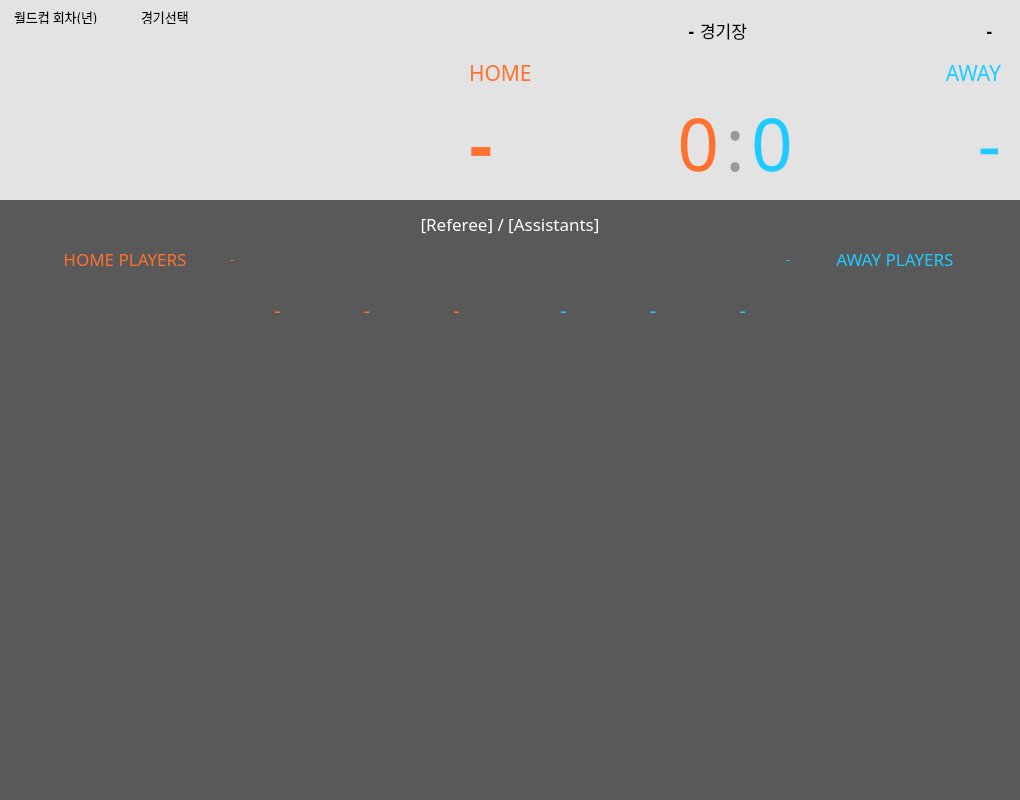
<?xml version="1.0" encoding="UTF-8"?>
<ui version="4.0">
 <class>MainWindow</class>
 <widget class="QMainWindow" name="MainWindow">
  <property name="geometry">
   <rect>
    <x>0</x>
    <y>0</y>
    <width>1020</width>
    <height>800</height>
   </rect>
  </property>
  <property name="minimumSize">
   <size>
    <width>0</width>
    <height>800</height>
   </size>
  </property>
  <property name="maximumSize">
   <size>
    <width>16777215</width>
    <height>16777215</height>
   </size>
  </property>
  <property name="windowTitle">
   <string>MainWindow</string>
  </property>
  <property name="styleSheet">
   <string notr="true">border:none;
background-color: none;</string>
  </property>
  <widget class="QWidget" name="centralwidget">
   <property name="styleSheet">
    <string notr="true">QScrollBar:vertical{
	border:none;
	background: rgba(255, 255, 255, 0);
	width: 10px;
	margin: 0px 0 0px 0;
	border-radius: 0px;
}

QScrollBar::handle:vertical{
	background-color: rgba(200, 200, 200, 200);
	min-height: 30px;
	border-radius: 5px;
}
QScrollBar::handle:vertical:hover{
	background-color: rgba(150, 150, 150, 200);
}
QScrollBar::handle:vertical:pressed{
	background-color: rgba(100, 100, 100, 200);
}

QScrollBar::sub-line:vertical{
	border:none;
	background-color: none;
}

QScrollBar::add-line:vertical{
	border:none;
	background-color: none;
}

QScrollBar::up-arrow:vertical, QScrollBar::down-arrow:vertical{
	background: none;
}

QScrollBar::add-page:vertical, QScrollBar::sub-page:vertical{
	background: none;
}</string>
   </property>
   <layout class="QVBoxLayout" name="verticalLayout">
    <property name="spacing">
     <number>0</number>
    </property>
    <property name="leftMargin">
     <number>0</number>
    </property>
    <property name="topMargin">
     <number>0</number>
    </property>
    <property name="rightMargin">
     <number>0</number>
    </property>
    <property name="bottomMargin">
     <number>0</number>
    </property>
    <item>
     <widget class="QFrame" name="frame">
      <property name="minimumSize">
       <size>
        <width>0</width>
        <height>200</height>
       </size>
      </property>
      <property name="maximumSize">
       <size>
        <width>16777215</width>
        <height>200</height>
       </size>
      </property>
      <property name="styleSheet">
       <string notr="true">background-color: rgb(227, 227, 227);</string>
      </property>
      <property name="frameShape">
       <enum>QFrame::StyledPanel</enum>
      </property>
      <property name="frameShadow">
       <enum>QFrame::Raised</enum>
      </property>
      <layout class="QHBoxLayout" name="horizontalLayout">
       <property name="spacing">
        <number>0</number>
       </property>
       <property name="leftMargin">
        <number>0</number>
       </property>
       <property name="topMargin">
        <number>0</number>
       </property>
       <property name="rightMargin">
        <number>0</number>
       </property>
       <property name="bottomMargin">
        <number>0</number>
       </property>
       <item>
        <widget class="QFrame" name="frame_20">
         <property name="frameShape">
          <enum>QFrame::StyledPanel</enum>
         </property>
         <property name="frameShadow">
          <enum>QFrame::Raised</enum>
         </property>
        </widget>
       </item>
       <item>
        <widget class="QFrame" name="frame_7">
         <property name="maximumSize">
          <size>
           <width>440</width>
           <height>16777215</height>
          </size>
         </property>
         <property name="frameShape">
          <enum>QFrame::StyledPanel</enum>
         </property>
         <property name="frameShadow">
          <enum>QFrame::Raised</enum>
         </property>
         <layout class="QGridLayout" name="gridLayout_2">
          <property name="leftMargin">
           <number>0</number>
          </property>
          <property name="rightMargin">
           <number>0</number>
          </property>
          <property name="horizontalSpacing">
           <number>0</number>
          </property>
          <property name="verticalSpacing">
           <number>10</number>
          </property>
          <item row="0" column="1">
           <widget class="QLabel" name="label_2">
            <property name="minimumSize">
             <size>
              <width>0</width>
              <height>15</height>
             </size>
            </property>
            <property name="font">
             <font>
              <family>나눔스퀘어_ac Light</family>
              <pointsize>10</pointsize>
             </font>
            </property>
            <property name="text">
             <string>월드컵 회차(년)</string>
            </property>
            <property name="indent">
             <number>4</number>
            </property>
           </widget>
          </item>
          <item row="0" column="2">
           <widget class="QLabel" name="label_4">
            <property name="minimumSize">
             <size>
              <width>0</width>
              <height>15</height>
             </size>
            </property>
            <property name="font">
             <font>
              <family>나눔스퀘어_ac Light</family>
              <pointsize>10</pointsize>
             </font>
            </property>
            <property name="text">
             <string>경기선택</string>
            </property>
            <property name="indent">
             <number>1</number>
            </property>
           </widget>
          </item>
          <item row="1" column="1">
           <widget class="QListWidget" name="listWidget">
            <property name="minimumSize">
             <size>
              <width>130</width>
              <height>0</height>
             </size>
            </property>
            <property name="maximumSize">
             <size>
              <width>130</width>
              <height>16777215</height>
             </size>
            </property>
            <property name="font">
             <font>
              <family>나눔스퀘어_ac ExtraBold</family>
              <pointsize>20</pointsize>
             </font>
            </property>
            <property name="horizontalScrollBarPolicy">
             <enum>Qt::ScrollBarAlwaysOff</enum>
            </property>
            <property name="spacing">
             <number>3</number>
            </property>
           </widget>
          </item>
          <item row="1" column="2">
           <widget class="QListWidget" name="listWidget_2">
            <property name="minimumSize">
             <size>
              <width>300</width>
              <height>0</height>
             </size>
            </property>
            <property name="maximumSize">
             <size>
              <width>400</width>
              <height>16777215</height>
             </size>
            </property>
            <property name="font">
             <font>
              <family>나눔스퀘어_ac</family>
              <pointsize>10</pointsize>
             </font>
            </property>
            <property name="horizontalScrollBarPolicy">
             <enum>Qt::ScrollBarAlwaysOff</enum>
            </property>
            <property name="spacing">
             <number>3</number>
            </property>
           </widget>
          </item>
          <item row="1" column="0">
           <widget class="QFrame" name="frame_14">
            <property name="frameShape">
             <enum>QFrame::StyledPanel</enum>
            </property>
            <property name="frameShadow">
             <enum>QFrame::Raised</enum>
            </property>
           </widget>
          </item>
         </layout>
        </widget>
       </item>
       <item>
        <widget class="QFrame" name="frame_21">
         <property name="frameShape">
          <enum>QFrame::StyledPanel</enum>
         </property>
         <property name="frameShadow">
          <enum>QFrame::Raised</enum>
         </property>
        </widget>
       </item>
       <item>
        <widget class="QFrame" name="frame_3">
         <property name="minimumSize">
          <size>
           <width>550</width>
           <height>0</height>
          </size>
         </property>
         <property name="maximumSize">
          <size>
           <width>16777215</width>
           <height>16777215</height>
          </size>
         </property>
         <property name="frameShape">
          <enum>QFrame::StyledPanel</enum>
         </property>
         <property name="frameShadow">
          <enum>QFrame::Raised</enum>
         </property>
         <layout class="QGridLayout" name="gridLayout">
          <property name="spacing">
           <number>6</number>
          </property>
          <item row="1" column="3" colspan="2">
           <widget class="QLabel" name="label_6">
            <property name="font">
             <font>
              <family>나눔스퀘어_ac ExtraBold</family>
              <pointsize>16</pointsize>
             </font>
            </property>
            <property name="styleSheet">
             <string notr="true">color: rgb(30, 203, 255);</string>
            </property>
            <property name="text">
             <string>AWAY</string>
            </property>
            <property name="alignment">
             <set>Qt::AlignRight|Qt::AlignTrailing|Qt::AlignVCenter</set>
            </property>
           </widget>
          </item>
          <item row="2" column="3">
           <widget class="QLabel" name="away_goals">
            <property name="font">
             <font>
              <family>나눔스퀘어_ac ExtraBold</family>
              <pointsize>55</pointsize>
             </font>
            </property>
            <property name="styleSheet">
             <string notr="true">color: rgb(30, 203, 255);</string>
            </property>
            <property name="text">
             <string>0</string>
            </property>
           </widget>
          </item>
          <item row="2" column="0">
           <widget class="QLabel" name="home_init">
            <property name="font">
             <font>
              <family>나눔스퀘어_ac ExtraBold</family>
              <pointsize>55</pointsize>
              <weight>75</weight>
              <bold>true</bold>
             </font>
            </property>
            <property name="styleSheet">
             <string notr="true">color: rgb(255, 113, 47);</string>
            </property>
            <property name="text">
             <string>-</string>
            </property>
           </widget>
          </item>
          <item row="2" column="1">
           <widget class="QLabel" name="home_goals">
            <property name="font">
             <font>
              <family>나눔스퀘어_ac ExtraBold</family>
              <pointsize>55</pointsize>
             </font>
            </property>
            <property name="styleSheet">
             <string notr="true">color: rgb(255, 113, 47);</string>
            </property>
            <property name="text">
             <string>0</string>
            </property>
            <property name="alignment">
             <set>Qt::AlignRight|Qt::AlignTrailing|Qt::AlignVCenter</set>
            </property>
           </widget>
          </item>
          <item row="2" column="4">
           <widget class="QLabel" name="away_init">
            <property name="font">
             <font>
              <family>나눔스퀘어_ac ExtraBold</family>
              <pointsize>55</pointsize>
             </font>
            </property>
            <property name="styleSheet">
             <string notr="true">color: rgb(30, 203, 255);</string>
            </property>
            <property name="text">
             <string>-</string>
            </property>
            <property name="alignment">
             <set>Qt::AlignRight|Qt::AlignTrailing|Qt::AlignVCenter</set>
            </property>
           </widget>
          </item>
          <item row="1" column="0" colspan="2">
           <widget class="QLabel" name="label_5">
            <property name="font">
             <font>
              <family>나눔스퀘어_ac ExtraBold</family>
              <pointsize>16</pointsize>
             </font>
            </property>
            <property name="styleSheet">
             <string notr="true">color: rgb(255, 113, 47);</string>
            </property>
            <property name="text">
             <string>HOME</string>
            </property>
           </widget>
          </item>
          <item row="0" column="0" colspan="5">
           <widget class="QFrame" name="frame_5">
            <property name="frameShape">
             <enum>QFrame::StyledPanel</enum>
            </property>
            <property name="frameShadow">
             <enum>QFrame::Raised</enum>
            </property>
            <layout class="QHBoxLayout" name="horizontalLayout_2">
             <item>
              <widget class="QLabel" name="stadium">
               <property name="font">
                <font>
                 <family>나눔스퀘어_ac ExtraBold</family>
                 <pointsize>13</pointsize>
                 <weight>75</weight>
                 <bold>true</bold>
                </font>
               </property>
               <property name="text">
                <string>-</string>
               </property>
               <property name="alignment">
                <set>Qt::AlignRight|Qt::AlignTrailing|Qt::AlignVCenter</set>
               </property>
              </widget>
             </item>
             <item>
              <widget class="QLabel" name="label_3">
               <property name="maximumSize">
                <size>
                 <width>70</width>
                 <height>16777215</height>
                </size>
               </property>
               <property name="font">
                <font>
                 <family>나눔스퀘어_ac Light</family>
                 <pointsize>13</pointsize>
                </font>
               </property>
               <property name="text">
                <string>경기장</string>
               </property>
              </widget>
             </item>
             <item>
              <widget class="QLabel" name="city">
               <property name="font">
                <font>
                 <family>나눔스퀘어_ac ExtraBold</family>
                 <pointsize>13</pointsize>
                 <weight>75</weight>
                 <bold>true</bold>
                </font>
               </property>
               <property name="text">
                <string>-</string>
               </property>
               <property name="alignment">
                <set>Qt::AlignRight|Qt::AlignTrailing|Qt::AlignVCenter</set>
               </property>
              </widget>
             </item>
            </layout>
           </widget>
          </item>
          <item row="2" column="2">
           <widget class="QLabel" name="label">
            <property name="maximumSize">
             <size>
              <width>20</width>
              <height>16777215</height>
             </size>
            </property>
            <property name="font">
             <font>
              <family>나눔스퀘어_ac ExtraBold</family>
              <pointsize>55</pointsize>
             </font>
            </property>
            <property name="styleSheet">
             <string notr="true">color: rgb(153, 153, 153);</string>
            </property>
            <property name="text">
             <string>:</string>
            </property>
            <property name="alignment">
             <set>Qt::AlignCenter</set>
            </property>
           </widget>
          </item>
         </layout>
        </widget>
       </item>
       <item>
        <widget class="QFrame" name="frame_9">
         <property name="frameShape">
          <enum>QFrame::StyledPanel</enum>
         </property>
         <property name="frameShadow">
          <enum>QFrame::Raised</enum>
         </property>
        </widget>
       </item>
      </layout>
     </widget>
    </item>
    <item>
     <widget class="QFrame" name="frame_2">
      <property name="styleSheet">
       <string notr="true">background-color: rgb(89, 89, 89);</string>
      </property>
      <property name="frameShape">
       <enum>QFrame::StyledPanel</enum>
      </property>
      <property name="frameShadow">
       <enum>QFrame::Raised</enum>
      </property>
      <layout class="QVBoxLayout" name="verticalLayout_2">
       <property name="spacing">
        <number>8</number>
       </property>
       <property name="leftMargin">
        <number>0</number>
       </property>
       <property name="topMargin">
        <number>12</number>
       </property>
       <property name="rightMargin">
        <number>0</number>
       </property>
       <property name="bottomMargin">
        <number>19</number>
       </property>
       <item>
        <widget class="QFrame" name="frame_4">
         <property name="maximumSize">
          <size>
           <width>16777215</width>
           <height>40</height>
          </size>
         </property>
         <property name="frameShape">
          <enum>QFrame::StyledPanel</enum>
         </property>
         <property name="frameShadow">
          <enum>QFrame::Raised</enum>
         </property>
         <layout class="QHBoxLayout" name="horizontalLayout_3">
          <property name="spacing">
           <number>0</number>
          </property>
          <property name="leftMargin">
           <number>0</number>
          </property>
          <property name="topMargin">
           <number>0</number>
          </property>
          <property name="rightMargin">
           <number>0</number>
          </property>
          <property name="bottomMargin">
           <number>0</number>
          </property>
          <item>
           <widget class="QLabel" name="referee">
            <property name="font">
             <font>
              <family>나눔스퀘어_ac Light</family>
              <pointsize>13</pointsize>
             </font>
            </property>
            <property name="styleSheet">
             <string notr="true">color: rgb(255, 255, 255);</string>
            </property>
            <property name="text">
             <string>[Referee] / [Assistants]</string>
            </property>
            <property name="alignment">
             <set>Qt::AlignCenter</set>
            </property>
           </widget>
          </item>
         </layout>
        </widget>
       </item>
       <item>
        <widget class="QFrame" name="frame_13">
         <property name="minimumSize">
          <size>
           <width>0</width>
           <height>30</height>
          </size>
         </property>
         <property name="frameShape">
          <enum>QFrame::StyledPanel</enum>
         </property>
         <property name="frameShadow">
          <enum>QFrame::Raised</enum>
         </property>
         <layout class="QHBoxLayout" name="horizontalLayout_5">
          <property name="spacing">
           <number>0</number>
          </property>
          <property name="leftMargin">
           <number>0</number>
          </property>
          <property name="topMargin">
           <number>0</number>
          </property>
          <property name="rightMargin">
           <number>0</number>
          </property>
          <property name="bottomMargin">
           <number>0</number>
          </property>
          <item>
           <widget class="QFrame" name="frame_15">
            <property name="frameShape">
             <enum>QFrame::StyledPanel</enum>
            </property>
            <property name="frameShadow">
             <enum>QFrame::Raised</enum>
            </property>
           </widget>
          </item>
          <item>
           <widget class="QLabel" name="home_name">
            <property name="minimumSize">
             <size>
              <width>210</width>
              <height>0</height>
             </size>
            </property>
            <property name="font">
             <font>
              <family>나눔스퀘어_ac ExtraBold</family>
              <pointsize>13</pointsize>
             </font>
            </property>
            <property name="styleSheet">
             <string notr="true">color: rgb(255, 113, 47);</string>
            </property>
            <property name="text">
             <string>HOME PLAYERS</string>
            </property>
            <property name="alignment">
             <set>Qt::AlignCenter</set>
            </property>
            <property name="indent">
             <number>0</number>
            </property>
           </widget>
          </item>
          <item>
           <widget class="QFrame" name="frame_18">
            <property name="minimumSize">
             <size>
              <width>280</width>
              <height>0</height>
             </size>
            </property>
            <property name="font">
             <font>
              <family>나눔스퀘어_ac Light</family>
              <pointsize>12</pointsize>
             </font>
            </property>
            <property name="frameShape">
             <enum>QFrame::StyledPanel</enum>
            </property>
            <property name="frameShadow">
             <enum>QFrame::Raised</enum>
            </property>
            <layout class="QHBoxLayout" name="horizontalLayout_6">
             <property name="spacing">
              <number>0</number>
             </property>
             <property name="leftMargin">
              <number>0</number>
             </property>
             <property name="topMargin">
              <number>0</number>
             </property>
             <property name="rightMargin">
              <number>0</number>
             </property>
             <property name="bottomMargin">
              <number>0</number>
             </property>
             <item>
              <widget class="QLabel" name="home_coach">
               <property name="font">
                <font>
                 <family>나눔스퀘어_ac Light</family>
                 <pointsize>10</pointsize>
                </font>
               </property>
               <property name="styleSheet">
                <string notr="true">color: rgb(255, 113, 47);</string>
               </property>
               <property name="text">
                <string>-</string>
               </property>
              </widget>
             </item>
            </layout>
           </widget>
          </item>
          <item>
           <widget class="QFrame" name="frame_17">
            <property name="minimumSize">
             <size>
              <width>280</width>
              <height>0</height>
             </size>
            </property>
            <property name="frameShape">
             <enum>QFrame::StyledPanel</enum>
            </property>
            <property name="frameShadow">
             <enum>QFrame::Raised</enum>
            </property>
            <layout class="QHBoxLayout" name="horizontalLayout_7">
             <property name="spacing">
              <number>0</number>
             </property>
             <property name="leftMargin">
              <number>0</number>
             </property>
             <property name="topMargin">
              <number>0</number>
             </property>
             <property name="rightMargin">
              <number>0</number>
             </property>
             <property name="bottomMargin">
              <number>0</number>
             </property>
             <item>
              <widget class="QLabel" name="away_coach">
               <property name="font">
                <font>
                 <family>나눔스퀘어_ac Light</family>
                 <pointsize>10</pointsize>
                </font>
               </property>
               <property name="styleSheet">
                <string notr="true">color: rgb(30, 203, 255);</string>
               </property>
               <property name="text">
                <string>-</string>
               </property>
               <property name="alignment">
                <set>Qt::AlignRight|Qt::AlignTrailing|Qt::AlignVCenter</set>
               </property>
              </widget>
             </item>
            </layout>
           </widget>
          </item>
          <item>
           <widget class="QLabel" name="away_name">
            <property name="minimumSize">
             <size>
              <width>210</width>
              <height>0</height>
             </size>
            </property>
            <property name="font">
             <font>
              <family>나눔스퀘어_ac ExtraBold</family>
              <pointsize>13</pointsize>
             </font>
            </property>
            <property name="styleSheet">
             <string notr="true">color: rgb(30, 203, 255);</string>
            </property>
            <property name="text">
             <string>AWAY PLAYERS</string>
            </property>
            <property name="alignment">
             <set>Qt::AlignCenter</set>
            </property>
           </widget>
          </item>
          <item>
           <widget class="QFrame" name="frame_16">
            <property name="frameShape">
             <enum>QFrame::StyledPanel</enum>
            </property>
            <property name="frameShadow">
             <enum>QFrame::Raised</enum>
            </property>
           </widget>
          </item>
         </layout>
        </widget>
       </item>
       <item>
        <widget class="QFrame" name="frame_6">
         <property name="frameShape">
          <enum>QFrame::StyledPanel</enum>
         </property>
         <property name="frameShadow">
          <enum>QFrame::Raised</enum>
         </property>
         <layout class="QHBoxLayout" name="horizontalLayout_4">
          <property name="spacing">
           <number>6</number>
          </property>
          <property name="leftMargin">
           <number>0</number>
          </property>
          <property name="topMargin">
           <number>0</number>
          </property>
          <property name="rightMargin">
           <number>0</number>
          </property>
          <property name="bottomMargin">
           <number>0</number>
          </property>
          <item>
           <widget class="QFrame" name="frame_8">
            <property name="frameShape">
             <enum>QFrame::StyledPanel</enum>
            </property>
            <property name="frameShadow">
             <enum>QFrame::Raised</enum>
            </property>
           </widget>
          </item>
          <item>
           <widget class="QListWidget" name="home_players">
            <property name="maximumSize">
             <size>
              <width>250</width>
              <height>16777215</height>
             </size>
            </property>
            <property name="font">
             <font>
              <family>나눔스퀘어_ac Light</family>
              <pointsize>13</pointsize>
             </font>
            </property>
            <property name="styleSheet">
             <string notr="true">color: rgb(255, 113, 47);</string>
            </property>
            <property name="horizontalScrollBarPolicy">
             <enum>Qt::ScrollBarAlwaysOff</enum>
            </property>
            <property name="spacing">
             <number>6</number>
            </property>
            <property name="selectionRectVisible">
             <bool>false</bool>
            </property>
           </widget>
          </item>
          <item>
           <widget class="QFrame" name="frame_10">
            <property name="minimumSize">
             <size>
              <width>280</width>
              <height>0</height>
             </size>
            </property>
            <property name="frameShape">
             <enum>QFrame::StyledPanel</enum>
            </property>
            <property name="frameShadow">
             <enum>QFrame::Raised</enum>
            </property>
            <layout class="QVBoxLayout" name="verticalLayout_3">
             <property name="spacing">
              <number>0</number>
             </property>
             <property name="leftMargin">
              <number>0</number>
             </property>
             <property name="topMargin">
              <number>0</number>
             </property>
             <property name="rightMargin">
              <number>0</number>
             </property>
             <property name="bottomMargin">
              <number>0</number>
             </property>
             <item>
              <widget class="QFrame" name="frame_22">
               <property name="maximumSize">
                <size>
                 <width>16777215</width>
                 <height>100</height>
                </size>
               </property>
               <property name="frameShape">
                <enum>QFrame::StyledPanel</enum>
               </property>
               <property name="frameShadow">
                <enum>QFrame::Raised</enum>
               </property>
               <layout class="QGridLayout" name="gridLayout_3">
                <item row="0" column="0">
                 <widget class="QLabel" name="player_no">
                  <property name="font">
                   <font>
                    <family>나눔스퀘어_ac ExtraBold</family>
                    <pointsize>15</pointsize>
                   </font>
                  </property>
                  <property name="styleSheet">
                   <string notr="true">color: rgb(255, 113, 47);</string>
                  </property>
                  <property name="text">
                   <string>-</string>
                  </property>
                  <property name="alignment">
                   <set>Qt::AlignCenter</set>
                  </property>
                 </widget>
                </item>
                <item row="0" column="1">
                 <widget class="QLabel" name="player_pos">
                  <property name="font">
                   <font>
                    <family>나눔스퀘어_ac ExtraBold</family>
                    <pointsize>15</pointsize>
                   </font>
                  </property>
                  <property name="styleSheet">
                   <string notr="true">color: rgb(255, 113, 47);</string>
                  </property>
                  <property name="text">
                   <string>-</string>
                  </property>
                  <property name="alignment">
                   <set>Qt::AlignCenter</set>
                  </property>
                 </widget>
                </item>
                <item row="0" column="2">
                 <widget class="QLabel" name="player_lineup">
                  <property name="font">
                   <font>
                    <family>나눔스퀘어_ac Light</family>
                    <pointsize>15</pointsize>
                   </font>
                  </property>
                  <property name="styleSheet">
                   <string notr="true">color: rgb(255, 113, 47);</string>
                  </property>
                  <property name="text">
                   <string>-</string>
                  </property>
                  <property name="alignment">
                   <set>Qt::AlignCenter</set>
                  </property>
                 </widget>
                </item>
                <item row="1" column="0" colspan="3">
                 <widget class="QLineEdit" name="player_event">
                  <property name="maximumSize">
                   <size>
                    <width>16777215</width>
                    <height>50</height>
                   </size>
                  </property>
                 </widget>
                </item>
               </layout>
              </widget>
             </item>
             <item>
              <widget class="QFrame" name="home_browser">
               <property name="frameShape">
                <enum>QFrame::StyledPanel</enum>
               </property>
               <property name="frameShadow">
                <enum>QFrame::Raised</enum>
               </property>
              </widget>
             </item>
            </layout>
           </widget>
          </item>
          <item>
           <widget class="QFrame" name="frame_11">
            <property name="minimumSize">
             <size>
              <width>280</width>
              <height>0</height>
             </size>
            </property>
            <property name="frameShape">
             <enum>QFrame::StyledPanel</enum>
            </property>
            <property name="frameShadow">
             <enum>QFrame::Raised</enum>
            </property>
            <layout class="QVBoxLayout" name="verticalLayout_4">
             <property name="spacing">
              <number>0</number>
             </property>
             <property name="leftMargin">
              <number>0</number>
             </property>
             <property name="topMargin">
              <number>0</number>
             </property>
             <property name="rightMargin">
              <number>0</number>
             </property>
             <property name="bottomMargin">
              <number>0</number>
             </property>
             <item>
              <widget class="QFrame" name="frame_24">
               <property name="maximumSize">
                <size>
                 <width>16777215</width>
                 <height>100</height>
                </size>
               </property>
               <property name="frameShape">
                <enum>QFrame::StyledPanel</enum>
               </property>
               <property name="frameShadow">
                <enum>QFrame::Raised</enum>
               </property>
               <layout class="QGridLayout" name="gridLayout_4">
                <item row="0" column="0">
                 <widget class="QLabel" name="player_no_2">
                  <property name="font">
                   <font>
                    <family>나눔스퀘어_ac ExtraBold</family>
                    <pointsize>15</pointsize>
                   </font>
                  </property>
                  <property name="styleSheet">
                   <string notr="true">color: rgb(30, 203, 255);</string>
                  </property>
                  <property name="text">
                   <string>-</string>
                  </property>
                  <property name="alignment">
                   <set>Qt::AlignCenter</set>
                  </property>
                 </widget>
                </item>
                <item row="0" column="1">
                 <widget class="QLabel" name="player_pos_2">
                  <property name="font">
                   <font>
                    <family>나눔스퀘어_ac ExtraBold</family>
                    <pointsize>15</pointsize>
                   </font>
                  </property>
                  <property name="styleSheet">
                   <string notr="true">color: rgb(30, 203, 255);</string>
                  </property>
                  <property name="text">
                   <string>-</string>
                  </property>
                  <property name="alignment">
                   <set>Qt::AlignCenter</set>
                  </property>
                 </widget>
                </item>
                <item row="0" column="2">
                 <widget class="QLabel" name="player_lineup_2">
                  <property name="font">
                   <font>
                    <family>나눔스퀘어_ac Light</family>
                    <pointsize>15</pointsize>
                   </font>
                  </property>
                  <property name="styleSheet">
                   <string notr="true">color: rgb(30, 203, 255);</string>
                  </property>
                  <property name="text">
                   <string>-</string>
                  </property>
                  <property name="alignment">
                   <set>Qt::AlignCenter</set>
                  </property>
                 </widget>
                </item>
                <item row="1" column="0" colspan="3">
                 <widget class="QLineEdit" name="player_event_2">
                  <property name="maximumSize">
                   <size>
                    <width>16777215</width>
                    <height>50</height>
                   </size>
                  </property>
                 </widget>
                </item>
               </layout>
              </widget>
             </item>
             <item>
              <widget class="QFrame" name="away_browser">
               <property name="frameShape">
                <enum>QFrame::StyledPanel</enum>
               </property>
               <property name="frameShadow">
                <enum>QFrame::Raised</enum>
               </property>
              </widget>
             </item>
            </layout>
           </widget>
          </item>
          <item>
           <widget class="QListWidget" name="away_players">
            <property name="maximumSize">
             <size>
              <width>250</width>
              <height>16777215</height>
             </size>
            </property>
            <property name="font">
             <font>
              <family>나눔스퀘어_ac Light</family>
              <pointsize>13</pointsize>
             </font>
            </property>
            <property name="styleSheet">
             <string notr="true">color: rgb(30, 203, 255);</string>
            </property>
            <property name="horizontalScrollBarPolicy">
             <enum>Qt::ScrollBarAlwaysOff</enum>
            </property>
            <property name="spacing">
             <number>6</number>
            </property>
            <property name="selectionRectVisible">
             <bool>false</bool>
            </property>
           </widget>
          </item>
          <item>
           <widget class="QFrame" name="frame_12">
            <property name="frameShape">
             <enum>QFrame::StyledPanel</enum>
            </property>
            <property name="frameShadow">
             <enum>QFrame::Raised</enum>
            </property>
           </widget>
          </item>
         </layout>
        </widget>
       </item>
      </layout>
     </widget>
    </item>
   </layout>
  </widget>
 </widget>
 <resources/>
 <connections/>
</ui>
